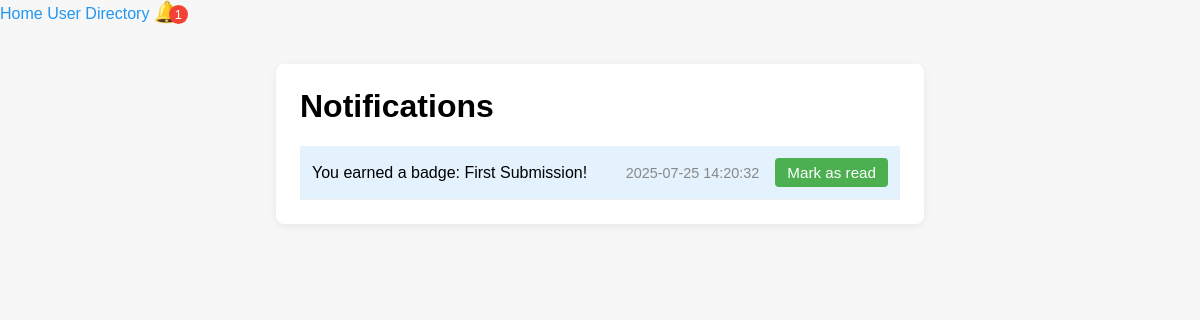
Page /notifications (signed in) on the committed database.
### tables this page shows
CREATE TABLE notifications
             (id INTEGER PRIMARY KEY, user_id INTEGER, message TEXT, link TEXT, is_read INTEGER DEFAULT 0, created_at TIMESTAMP DEFAULT CURRENT_TIMESTAMP);

### app.py (the view)
@app.route('/notifications')
@login_required
def notifications():
    conn = sqlite3.connect('database.db')
    c = conn.cursor()
    c.execute('SELECT id, message, link, is_read, created_at FROM notifications WHERE user_id = ? ORDER BY created_at DESC', (current_user.id,))
    notifications = c.fetchall()
    c.execute('SELECT COUNT(*) FROM notifications WHERE user_id = ? AND is_read = 0', (current_user.id,))
    unread_notifications_count = c.fetchone()[0]
    conn.close()
    return render_template('notifications.html', notifications=notifications, unread_notifications_count=unread_notifications_count)

### app.py (called while the page is built)
@login_manager.user_loader
def load_user(user_id):
    conn = sqlite3.connect('database.db')
    c = conn.cursor()
    c.execute('SELECT id, username, role FROM users WHERE id = ?', (user_id,))
    user_data = c.fetchone()
    conn.close()
    if user_data:
        return User(user_data[0], user_data[1], user_data[2])
    return None

### templates/notifications.html (shortened to what this page needs)
<!DOCTYPE html>
<html lang="en">
<head>
</head>
<body>
    <nav>
        <a href="/">Home</a>
        <a href="/user_directory">User Directory</a>
        <a href="/notifications" style="position:relative;">
            <span style="font-size:1.3em;">🔔</span>
            {% if unread_notifications_count and unread_notifications_count > 0 %}
                <span style="position:absolute;top:0;right:-8px;background:#f44336;color:white;border-radius:50%;padding:2px 6px;font-size:0.8em;">{{ unread_notifications_count }}</span>
            {% endif %}
        </a>
    </nav>
    <main>
        <h1>Notifications</h1>
        {% if notifications %}
            {% for n in notifications %}
                <div class="notification{% if not n[3] %} unread{% endif %}">
                    <div class="message">
                        {% if n[2] %}
                            <a href="{{ n[2] }}">{{ n[1] }}</a>
                        {% else %}
                            {{ n[1] }}
                        {% endif %}
                    </div>
                    <div class="created">{{ n[4] }}</div>
                    {% if not n[3] %}
                        <form method="POST" action="{{ url_for('mark_notification_read', notification_id=n[0]) }}" style="display:inline;">
                            <button type="submit" class="mark-read">Mark as read</button>
                        </form>
                    {% endif %}
                </div>
            {% endfor %}
        {% else %}
            <p>No notifications.</p>
        {% endif %}
    </main>
</body>
</html>

### templates/notifications.html (style rules this page uses)
body { font-family: Arial, sans-serif; background: #f7f7f7; margin: 0; padding: 0; }
main { max-width: 600px; margin: 40px auto; background: white; border-radius: 8px; box-shadow: 0 2px 8px rgba(0,0,0,0.07); padding: 24px; }
h1 { margin-top: 0; }
.notification { padding: 12px; border-bottom: 1px solid #eee; display: flex; align-items: center; }
.notification.unread { background: #e3f2fd; }
.message { flex: 1; }
.created { color: #888; font-size: 0.9em; margin-left: 12px; }
.mark-read { background: #4CAF50; color: white; border: none; border-radius: 4px; padding: 6px 12px; margin-left: 16px; cursor: pointer; font-size: 0.95em; }
a { color: #2196F3; text-decoration: none; }

### rows in the picture
notifications: message "You earned a badge: First Submission!", created_at "2025-07-25 14:20:32"

### other values in the picture
{{ unread_notifications_count }} "1"
